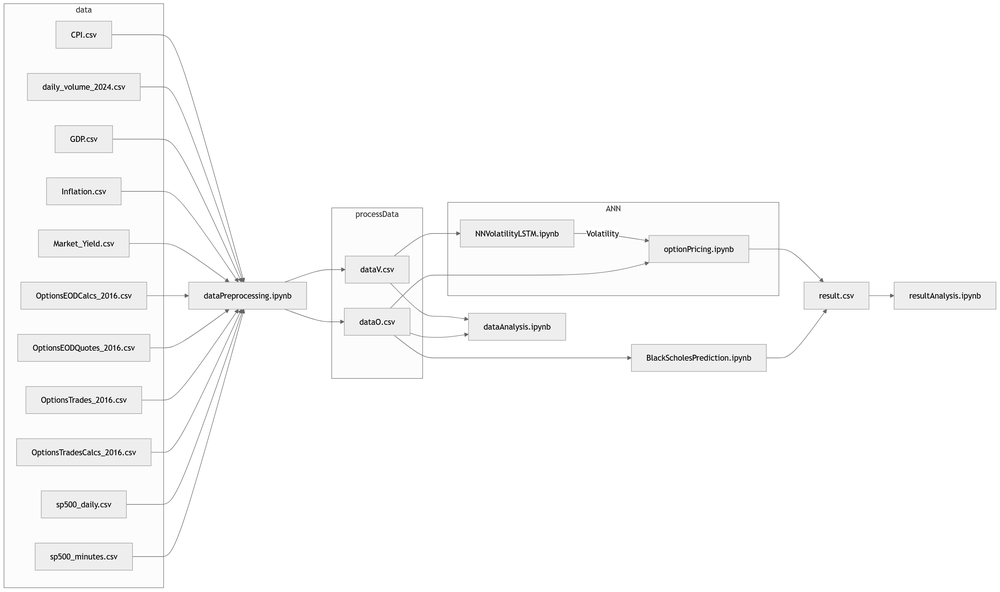
#> input picture documentation/img/structure.png, 1000 x 592 px, shrunk from 2704 x 1602 before the run
$ jupyter execute temps.ipynb
#> lines starting #> are read from the running program, lines starting #| are printed output that depends on the picture; after the words box and inside, x2 and y2 are one past the last pixel; in counts of white or black regions, pixels touching at a corner belong together
[cell 1]
from PIL import Image

# Open the image
img = Image.open("structure.png")
#> img is the input picture: PIL image 1000x592 RGBA; mean R, G, B, A 250.6, 250.6, 250.6, 255

# Convert the image to black and white using a threshold
threshold = 200  # Set the threshold value (0-255)
bw = img.convert("L").point(lambda x: 255 if x > threshold else 0, mode='1')
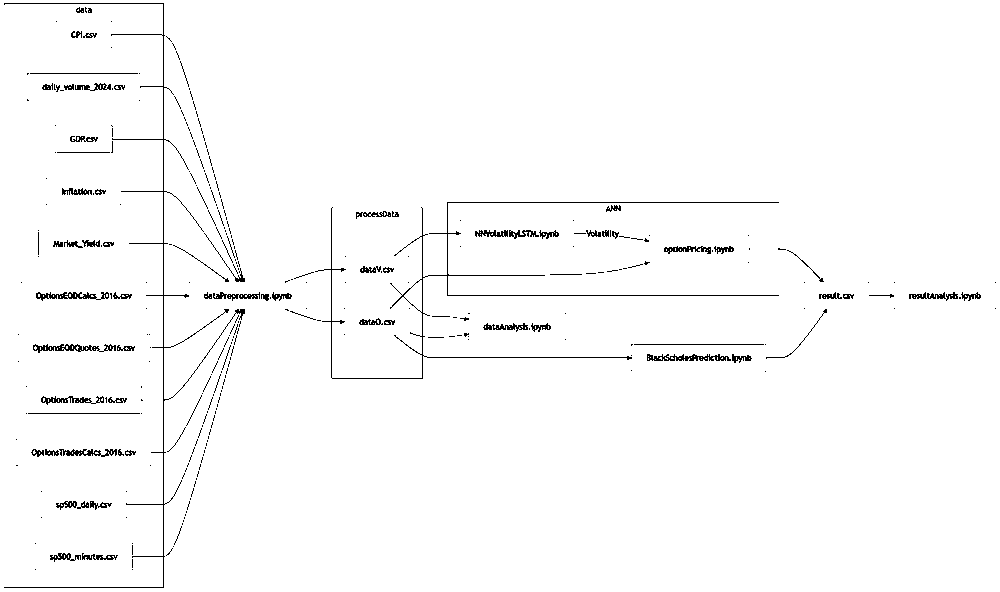
#> bw: PIL image 1000x592 1; 98.1% white; black in thin lines or dots

# Save the black and white image
bw.save("structure_bw.png")

print("Image successfully converted to black and white!")


$ run again, with documentation/img/10avg_vol.png copied over documentation/img/structure.png
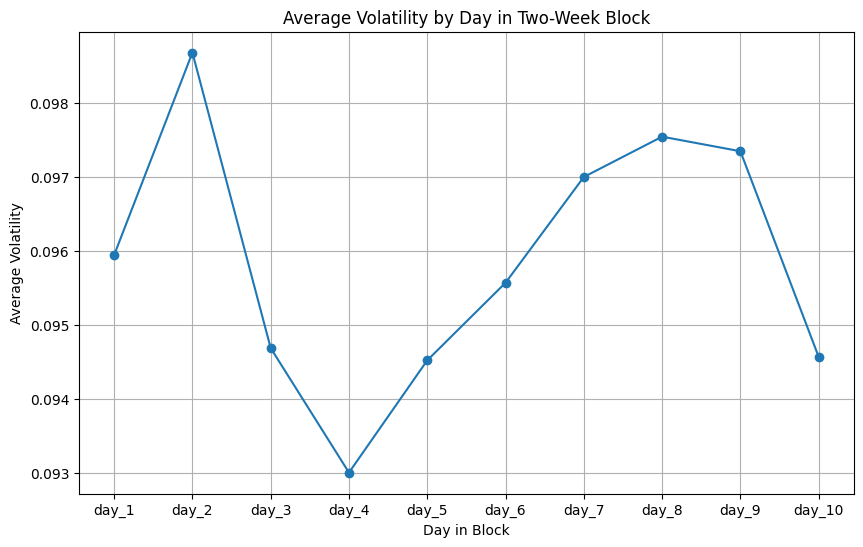
#> input picture documentation/img/10avg_vol.png, 863 x 547 px
#> img is the input picture: PIL image 863x547 RGBA; mean R, G, B, A 248, 248.6, 249.1, 255
#> `bw = img.convert("L").point(lambda x: 255 if x > threshold else 0, mod..`:
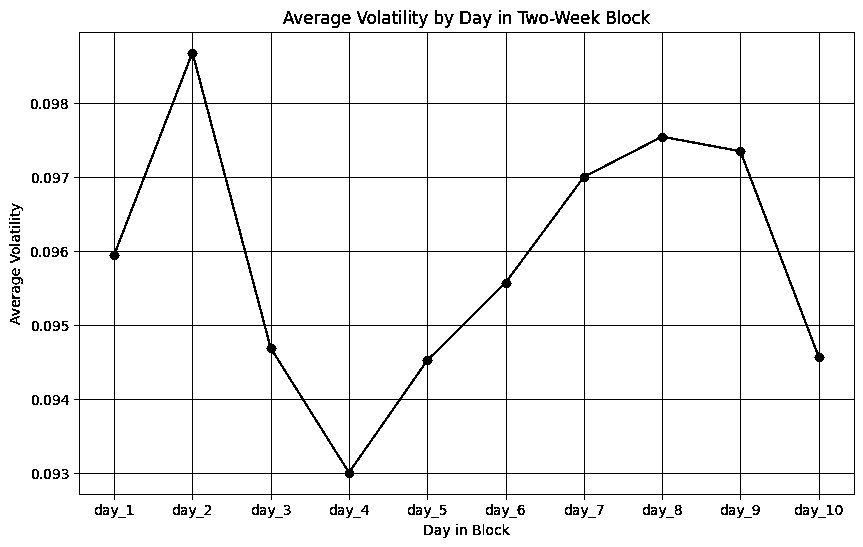
#> bw: PIL image 863x547 1; 95.6% white; black in thin lines or dots

$ run again, with documentation/img/126_opt_price.png copied over documentation/img/structure.png
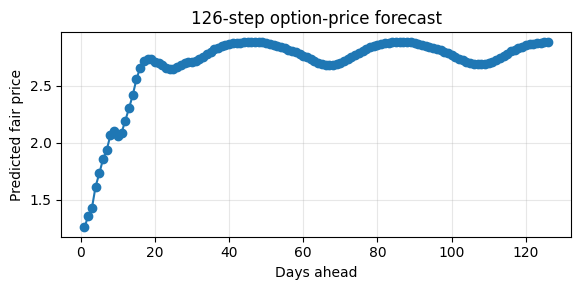
#> input picture documentation/img/126_opt_price.png, 581 x 290 px
#> img is the input picture: PIL image 581x290 RGBA; mean R, G, B, A 241.7, 244.5, 246.4, 255
#> `bw = img.convert("L").point(lambda x: 255 if x > threshold else 0, mod..`:
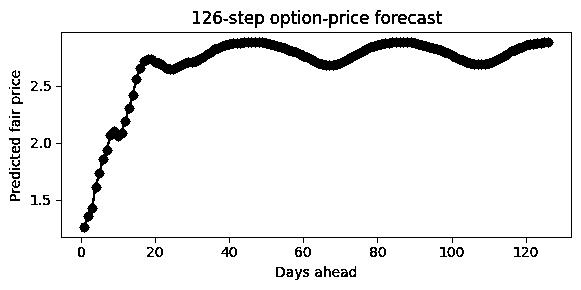
#> bw: PIL image 581x290 1; 94.1% white; 84 black regions (13 under 20 px), largest, box (x1, y1, x2, y2) and area: (79, 37, 554, 233) 5478, (56, 32, 572, 243) 1480, (392, 14, 407, 24) 85

$ run again, with documentation/img/126_vol_forecast.png copied over documentation/img/structure.png
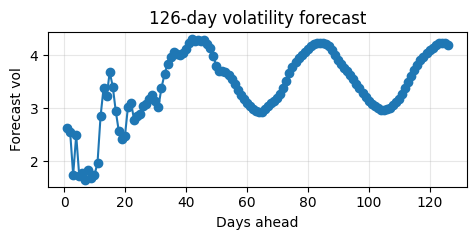
#> input picture documentation/img/126_vol_forecast.png, 476 x 240 px
#> img is the input picture: PIL image 476x240 RGBA; mean R, G, B, A 234.8, 239.8, 243.3, 255
#> `bw = img.convert("L").point(lambda x: 255 if x > threshold else 0, mod..`:
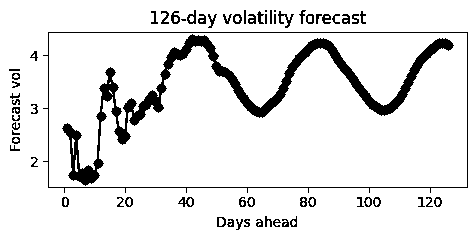
#> bw: PIL image 476x240 1; 91.1% white; 65 black regions (3 under 20 px), largest, box (x1, y1, x2, y2) and area: (62, 34, 454, 186) 6577, (43, 32, 468, 193) 1198, (278, 11, 294, 28) 91
